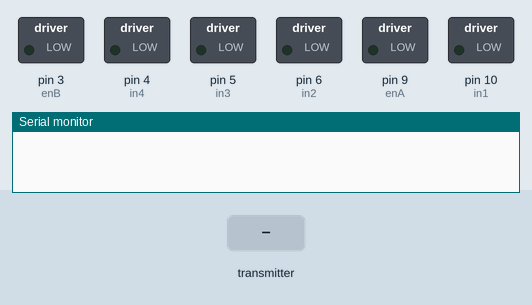
Recording of a sketch running on a simulated Arduino Uno, built with avr-gcc and run on an emulated ATmega328P. Parts: switched loads named in the sketch (green lamp = pin HIGH), the last lines printed to the serial monitor. The inputs (shaded band) are chosen by the test bench. No radio packets arrive unless stated.

Above: at 1.2 s.
1.3 s: the transmitter starts sending datareceived.0 = 1023
At 2.1 s:
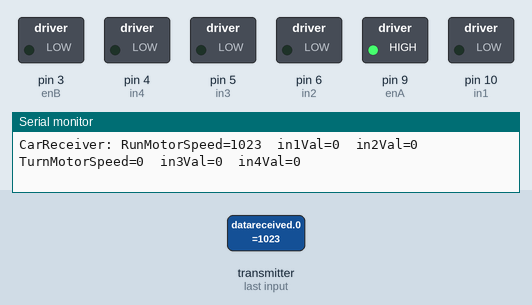
2.8 s: the transmitter starts sending datareceived.3 = 1023
At 4.0 s:
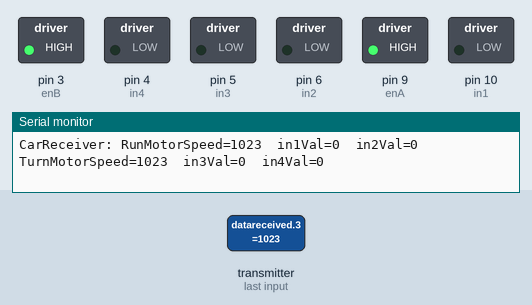
4.3 s: the transmitter starts sending datareceived.0 = 256
At 5.6 s:
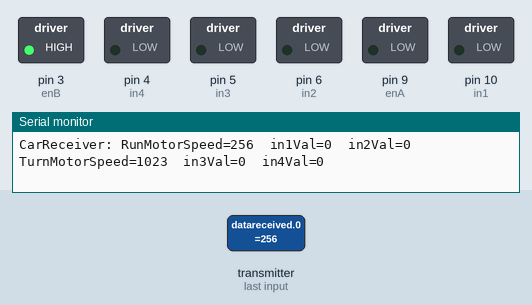
5.9 s: the transmitter starts sending datareceived.4 = 1023
At 6.9 s:
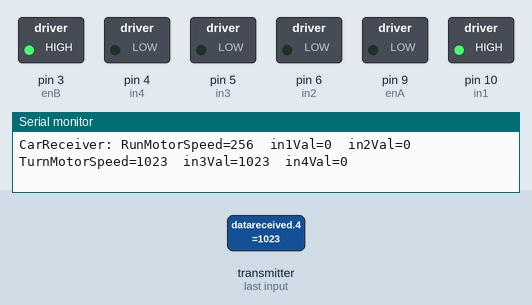
7.5 s: the transmitter starts sending datareceived.3 = 0
At 8.1 s:
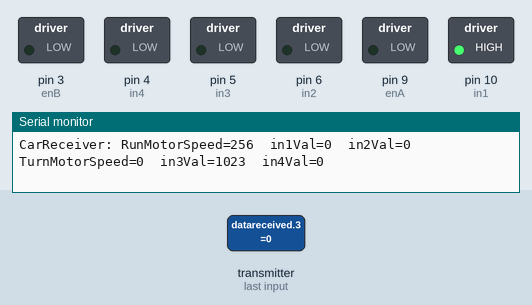
9.1 s: the transmitter starts sending datareceived.5 = 1023
At 10.4 s:
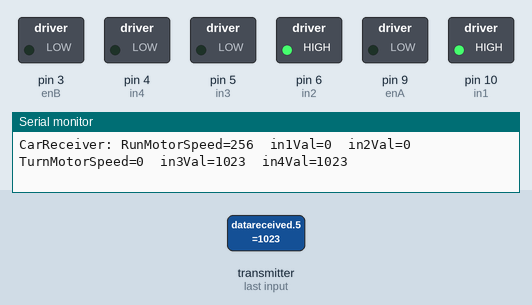
Timing chart, 0 to 11.7 s (numbered marks = the images above; inputs shaded):
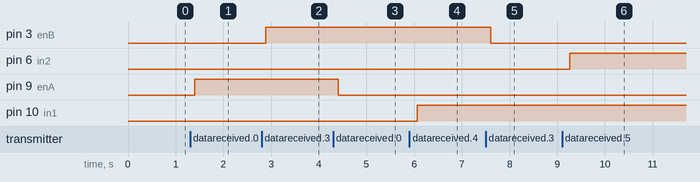

The sketch:

CarReceiver.ino
```cpp
#include <SPI.h>
#include <nRF24L01.h>
#include <RF24.h>
#define DHT11PIN 6
RF24 radio(7, 8); // CE, CSN
const byte addresses [][6] = {"00001", "00002"};    //Setting the two addresses. One for transmitting and one for receiving
int datareceived[6];
int sendingBackdata[6];
int RunMotorSpeed;
int TurnMotorSpeed;
int in1Val,in2Val,in3Val,in4Val;
// Motor A
int enA = 9;
int in1 = 10;//8
int in2 = 6;//7
// Motor B
int enB = 3;
int in3 = 5;
int in4 = 4;

void setup() {

  Serial.begin(9600);
  // Set all the motor control pins to outputs
  pinMode(enA, OUTPUT);
  pinMode(enB, OUTPUT);
  pinMode(in1, OUTPUT);
  pinMode(in2, OUTPUT);
  pinMode(in3, OUTPUT);
  pinMode(in4, OUTPUT);
  // Start with motors disabled and direction forward
  // Motor A - Run (Back))
  //digitalWrite(enA, LOW);
  //digitalWrite(in1, HIGH);
  //digitalWrite(in2, LOW);
  // Motor B - Turn
  //digitalWrite(enB, LOW);
  //digitalWrite(in3, HIGH);
  //digitalWrite(in4, LOW);

  radio.begin();                            //Starting the radio communication
  radio.setChannel(1);
  radio.setPALevel(RF24_PA_MAX);           // LOW If you want to save power use "RF24_PA_MIN" but keep in mind that reduces the module's range
  radio.setDataRate(RF24_2MBPS);
  radio.setAutoAck(1);                     // Ensure autoACK is enabled
  radio.setRetries(2, 15);                 // Optionally, increase the delay between retries & # of retries
  radio.setCRCLength(RF24_CRC_8);          // Use 8-bit CRC for performance
  radio.openWritingPipe(addresses[0]);      //Setting the address at which we will send the data
  radio.openReadingPipe(1, addresses[1]);   //Setting the address at which we will receive the data

}
void loop()
{
  radio.startListening();                    //This sets the module as receiver
  delay(20);
  if (radio.available()) {
    radio.read(datareceived, sizeof(datareceived) );
    RunMotorSpeed= datareceived[0] ;
    in1Val= datareceived[1] ;
    in2Val= datareceived[2] ;
    TurnMotorSpeed= datareceived[3] ;
    in3Val= datareceived[4] ;
    in4Val= datareceived[5] ;
    Serial.print("CarReceiver: ");Serial.print("RunMotorSpeed=");Serial.print(RunMotorSpeed);
    Serial.print("  in1Val=");Serial.print(in1Val);
    Serial.print("  in2Val=");Serial.print(in2Val);
    Serial.print("  TurnMotorSpeed=");Serial.print(TurnMotorSpeed);
    Serial.print("  in3Val=");Serial.print(in3Val);
    Serial.print("  in4Val=");Serial.println(in4Val);
    //Run
    digitalWrite(enA, RunMotorSpeed);
		digitalWrite(in1, in1Val);
		digitalWrite(in2, in2Val);
    //Turn
    digitalWrite(enB, TurnMotorSpeed);
		digitalWrite(in1, in3Val);
		digitalWrite(in2, in4Val);
   }
else
{
  // Motor A - Run (Back))
  //digitalWrite(enA, LOW);
  //digitalWrite(in1, HIGH);
  //digitalWrite(in2, LOW);
  // Motor B - Turn
  //digitalWrite(enB, LOW);
  //digitalWrite(in3, HIGH);
  //digitalWrite(in4, LOW);
}
 //***********************************************************************************
  radio.stopListening();
  sendingBackdata[0]=400;
  sendingBackdata[1]=555;
  sendingBackdata[2]=666 ;
  //radio.write(sendingBackdata, sizeof(sendingBackdata));   //Sending the data
  delay(100);

  // Motor A - Run (Back))
 // digitalWrite(enA, 50);
  //digitalWrite(in1, HIGH);
  //digitalWrite(in2, LOW);
  // Motor B - Turn
  //digitalWrite(enB, LOW);
  //digitalWrite(in3, HIGH);
  //digitalWrite(in4, LOW);
}
```

Measured:
- after the input at 1.3 s, pin 9 (enA): LOW → HIGH after 0.10 s
- after the input at 2.8 s, pin 3 (enB): LOW → HIGH after 0.09 s
- after the input at 4.3 s, pin 9 (enA): HIGH → LOW after 0.11 s
- after the input at 5.9 s, pin 10 (in1): LOW → HIGH after 0.17 s
- after the input at 7.5 s, pin 3 (enB): HIGH → LOW after 0.10 s
- after the input at 9.1 s, pin 6 (in2): LOW → HIGH after 0.16 s
